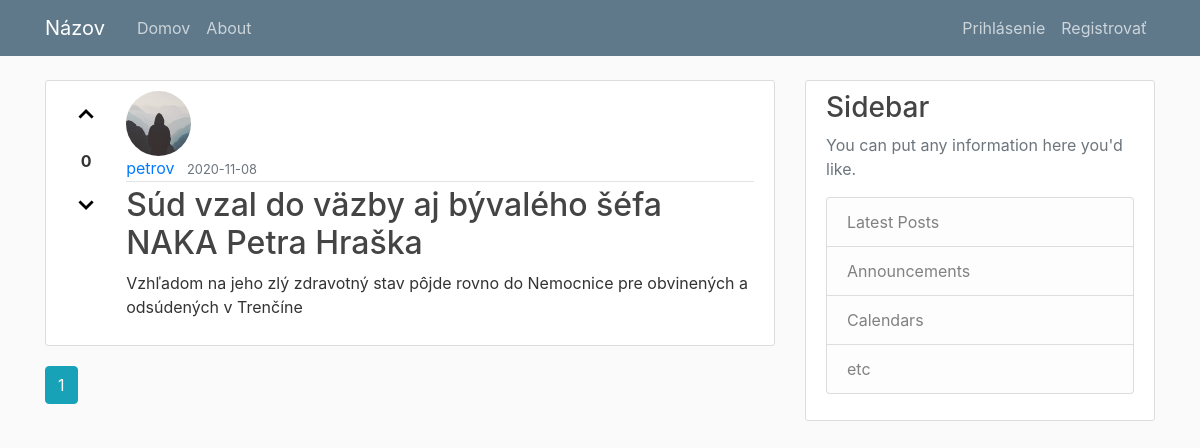
The page /home on the database its author committed.
### application/models.py (models this page shows, shortened)
class Post(db.Model):
    id = db.Column(db.Integer, primary_key=True)
    title =  db.Column(db.String(100), nullable=False)
    date_posted = db.Column(db.DateTime, nullable=False, default=datetime.utcnow())
    content = db.Column(db.Text, nullable=False)
    user_id = db.Column(db.Integer, db.ForeignKey('user.id'), nullable=False)
    comments = db.relationship('Comment', backref='post', lazy=True)
    likes = db.relationship('PostLike', backref='post', lazy=True)
    keywords = db.relationship('KeyWord', backref='post', lazy=True)
    votes = 0
    can_upvote = True
    can_downvote = True
    def set_votable(self):
        self.votes = 0
        for vote in self.likes:
            self.votes = self.votes + 1 if vote.is_upvote else self.votes - 1

class User(db.Model, UserMixin):
    id = db.Column(db.Integer, primary_key=True)
    username = db.Column(db.String(20), unique=True, nullable=False)
    email = db.Column(db.String(120), unique=True, nullable=False)
    image_file = db.Column(db.String(20), nullable=False, default='default.jpg')
    password = db.Column(db.String(60), nullable=False)
    posts = db.relationship('Post', backref='author', lazy=True)
    comments = db.relationship('Comment', backref='author', lazy=True)
    comment_likes = db.relationship('CommentLike', backref='user', lazy=True)
    post_likes = db.relationship('PostLike', backref='user', lazy=True)

### application/main/routes.py (the view)
@main.route('/')
@main.route('/home')
def home():
    page = request.args.get('page', 1, type=int)
    posts = Post.query.order_by(Post.date_posted.desc()).paginate(page=page, per_page=5)
    for post in posts.items:
        post.set_votable()
    return render_template('home.html', posts=posts)

### application/templates/home.html
{% extends "layout.html" %}
{% block content %}
{% for post in posts.items %}
<article class="media content-section">
  <div class="votes">
    <form action="{{ url_for('posts.upvote_post', post_id=post.id) }}" method="post">
      {% if post.can_upvote %}
      <button>&#8963;</button>
      {% endif %}
    </form>
    <strong>{{ post.votes }}</strong>
    <form action="{{ url_for('posts.downvote_post', post_id=post.id) }}" method="post">
      {% if post.can_downvote %}
      <button>&#8964;</button>
      {% endif %}
    </form>
  </div>
  <div>
    <img class="rounded-circle article-img"
      src="{{ url_for('static', filename='profile_pics/' + post.author.image_file) }}">
    <div class="media-body">
      <div class="article-metadata">
        <a class="mr-2"
          href="{{ url_for('users.user_posts', username=post.author.username) }}">{{ post.author.username }}</a>
        <small class="text-muted">{{ post.date_posted.strftime('%Y-%m-%d') }}</small>
      </div>
      <h2><a class="article-title" href="{{ url_for('posts.post', post_id=post.id) }}">{{ post.title }}</a></h2>
      <p class="article-content">{{ post.content }}</p>
    </div>
  </div>
</article>
{% endfor %}
{% for page_num in posts.iter_pages(left_edge=1, right_edge=1, left_current=1, right_current=2) %}
{% if page_num %}
{% if posts.page == page_num %}
<a class="btn btn-info mb-4" href="{{ url_for('main.home', page=page_num) }}">{{ page_num }}</a>
{% else %}
<a class="btn btn-outline-info mb-4" href="{{ url_for('main.home', page=page_num) }}">{{ page_num }}</a>
{% endif %}
{% else %}
. . .
{% endif %}
{% endfor %}
{% endblock content %}

### application/static/main.css (style rules this page uses)
body { background: #fafafa; color: #333333; margin-top: 5rem; }
h1, h2, h3, h4, h5, h6 { color: #444444; }
.content-section { background: #ffffff; padding: 10px 20px; border: 1px solid #dddddd; border-radius: 3px; margin-bottom: 20px; }
.article-title { color: #444444; }
.article-content { white-space: pre-line; }
.article-img { height: 65px; width: 65px; margin-right: 16px; }
.article-metadata { padding-bottom: 1px; margin-bottom: 4px; border-bottom: 1px solid #e3e3e3; }
.votes { padding-right: 20px; }
.votes * { display: block; text-align: center; }
.votes button { border: none; background: none; font-size: 25px; font-weight: 700; padding: 10px; }

### rows shown on the page
Post: votes "0", image_file (placeholder picture), author.username "petrov", date_posted "2020-11-08", title "Súd vzal do väzby aj bývalého šéfa NAKA Petra Hraška", content "Vzhľadom na jeho zlý zdravotný stav pôjde rovno do Nemocnice pre obvinených a odsúdených v Trenčíne"

### other values the page prints
{{ page_num }} "1"
